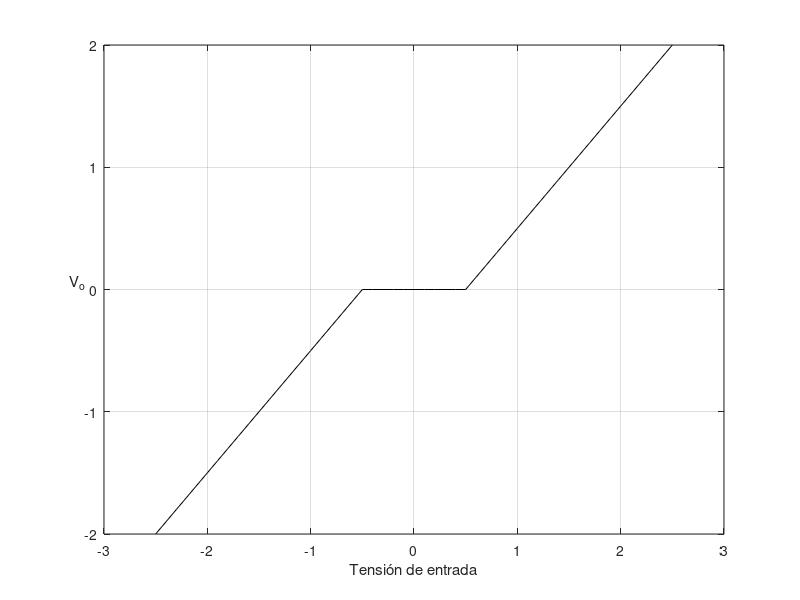

Here is the MATLAB script that generated this plot:
% Ejemplo de no-linealidad-zona muerta
ue=-2.5:.1:2.5; N=length(ue); uo=zeros(1,N);
ZM=.5;
for ii=1:N
    if abs(ue(ii))>ZM
    uo(ii)=ue(ii)-ZM*sign(ue(ii));
    end
end
plot(ue,uo,'k');xlabel('Tensión de entrada');
ylabel('V_o','Rotation',0);grid on;